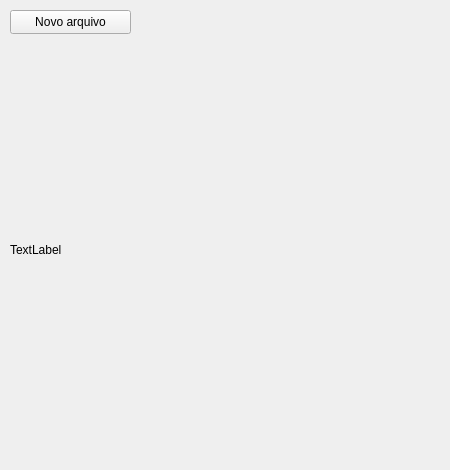
<?xml version="1.0" encoding="UTF-8"?>
<ui version="4.0">
 <class>Form_image</class>
 <widget class="QWidget" name="Form_image">
  <property name="geometry">
   <rect>
    <x>0</x>
    <y>0</y>
    <width>450</width>
    <height>470</height>
   </rect>
  </property>
  <property name="windowTitle">
   <string>Form</string>
  </property>
  <widget class="QLabel" name="label">
   <property name="geometry">
    <rect>
     <x>10</x>
     <y>50</y>
     <width>400</width>
     <height>400</height>
    </rect>
   </property>
   <property name="text">
    <string>TextLabel</string>
   </property>
  </widget>
  <widget class="QPushButton" name="pushButton">
   <property name="geometry">
    <rect>
     <x>10</x>
     <y>10</y>
     <width>121</width>
     <height>24</height>
    </rect>
   </property>
   <property name="text">
    <string>Novo arquivo</string>
   </property>
  </widget>
 </widget>
 <resources/>
 <connections/>
</ui>
